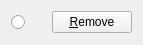
<?xml version="1.0" encoding="UTF-8"?>
<ui version="4.0">
 <class>Form</class>
 <widget class="QWidget" name="Form">
  <property name="geometry">
   <rect>
    <x>0</x>
    <y>0</y>
    <width>143</width>
    <height>45</height>
   </rect>
  </property>
  <property name="sizePolicy">
   <sizepolicy hsizetype="Expanding" vsizetype="Expanding">
    <horstretch>0</horstretch>
    <verstretch>0</verstretch>
   </sizepolicy>
  </property>
  <property name="windowTitle">
   <string>Form</string>
  </property>
  <layout class="QHBoxLayout" name="horizontalLayout">
   <item>
    <widget class="QRadioButton" name="radioButton">
     <property name="text">
      <string/>
     </property>
    </widget>
   </item>
   <item>
    <layout class="QHBoxLayout" name="envLayout"/>
   </item>
   <item>
    <spacer name="horizontalSpacer">
     <property name="orientation">
      <enum>Qt::Horizontal</enum>
     </property>
     <property name="sizeHint" stdset="0">
      <size>
       <width>40</width>
       <height>20</height>
      </size>
     </property>
    </spacer>
   </item>
   <item>
    <widget class="QPushButton" name="removeButton">
     <property name="text">
      <string>&amp;Remove</string>
     </property>
    </widget>
   </item>
  </layout>
 </widget>
 <resources/>
 <connections/>
</ui>
